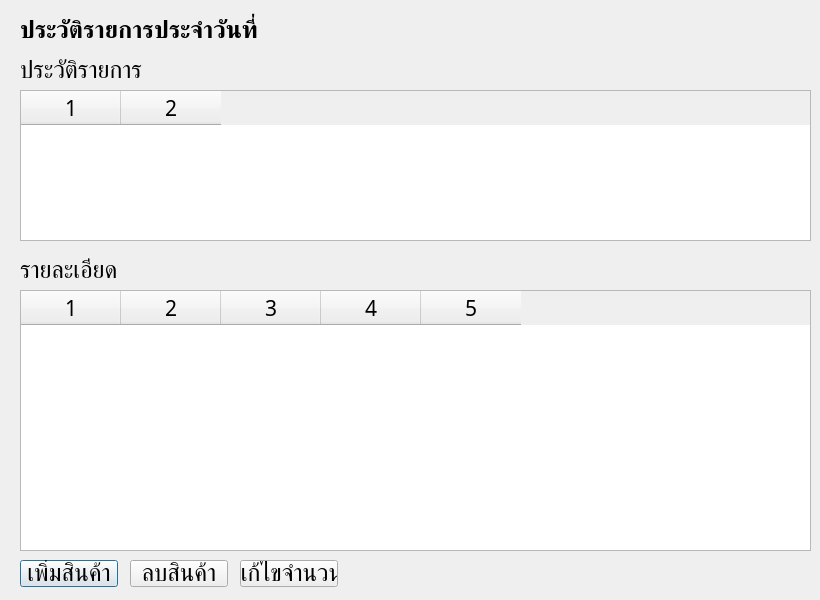
<?xml version="1.0" encoding="UTF-8"?>
<ui version="4.0">
 <class>Dialog</class>
 <widget class="QDialog" name="Dialog">
  <property name="geometry">
   <rect>
    <x>0</x>
    <y>0</y>
    <width>820</width>
    <height>600</height>
   </rect>
  </property>
  <property name="font">
   <font>
    <family>TH SarabunPSK</family>
    <pointsize>18</pointsize>
   </font>
  </property>
  <property name="windowTitle">
   <string>ประวัติการขาย</string>
  </property>
  <widget class="QLabel" name="label_date">
   <property name="geometry">
    <rect>
     <x>20</x>
     <y>10</y>
     <width>551</width>
     <height>41</height>
    </rect>
   </property>
   <property name="font">
    <font>
     <family>TH SarabunPSK</family>
     <pointsize>18</pointsize>
     <weight>75</weight>
     <bold>true</bold>
    </font>
   </property>
   <property name="text">
    <string>ประวัติรายการประจำวันที่</string>
   </property>
  </widget>
  <widget class="QLabel" name="label_text">
   <property name="geometry">
    <rect>
     <x>20</x>
     <y>50</y>
     <width>551</width>
     <height>41</height>
    </rect>
   </property>
   <property name="font">
    <font>
     <family>TH SarabunPSK</family>
     <pointsize>18</pointsize>
     <weight>50</weight>
     <bold>false</bold>
    </font>
   </property>
   <property name="text">
    <string>ประวัติรายการ</string>
   </property>
  </widget>
  <widget class="QTableWidget" name="table_sales">
   <property name="geometry">
    <rect>
     <x>20</x>
     <y>90</y>
     <width>791</width>
     <height>151</height>
    </rect>
   </property>
   <property name="font">
    <font>
     <family>TH SarabunPSK</family>
     <pointsize>16</pointsize>
    </font>
   </property>
   <property name="editTriggers">
    <set>QAbstractItemView::NoEditTriggers</set>
   </property>
   <property name="selectionMode">
    <enum>QAbstractItemView::SingleSelection</enum>
   </property>
   <property name="selectionBehavior">
    <enum>QAbstractItemView::SelectRows</enum>
   </property>
   <property name="sortingEnabled">
    <bool>true</bool>
   </property>
   <property name="columnCount">
    <number>2</number>
   </property>
   <column/>
   <column/>
  </widget>
  <widget class="QLabel" name="label_text_2">
   <property name="geometry">
    <rect>
     <x>20</x>
     <y>250</y>
     <width>551</width>
     <height>41</height>
    </rect>
   </property>
   <property name="font">
    <font>
     <family>TH SarabunPSK</family>
     <pointsize>18</pointsize>
     <weight>50</weight>
     <bold>false</bold>
    </font>
   </property>
   <property name="text">
    <string>รายละเอียด</string>
   </property>
  </widget>
  <widget class="QTableWidget" name="table_detail">
   <property name="geometry">
    <rect>
     <x>20</x>
     <y>290</y>
     <width>791</width>
     <height>261</height>
    </rect>
   </property>
   <property name="font">
    <font>
     <family>TH SarabunPSK</family>
     <pointsize>16</pointsize>
    </font>
   </property>
   <property name="locale">
    <locale language="Thai" country="Thailand"/>
   </property>
   <property name="editTriggers">
    <set>QAbstractItemView::NoEditTriggers</set>
   </property>
   <property name="dragDropOverwriteMode">
    <bool>false</bool>
   </property>
   <property name="selectionMode">
    <enum>QAbstractItemView::SingleSelection</enum>
   </property>
   <property name="selectionBehavior">
    <enum>QAbstractItemView::SelectRows</enum>
   </property>
   <property name="sortingEnabled">
    <bool>true</bool>
   </property>
   <property name="columnCount">
    <number>5</number>
   </property>
   <column/>
   <column/>
   <column/>
   <column/>
   <column/>
  </widget>
  <widget class="QPushButton" name="add_button">
   <property name="geometry">
    <rect>
     <x>20</x>
     <y>560</y>
     <width>98</width>
     <height>27</height>
    </rect>
   </property>
   <property name="font">
    <font>
     <family>TH SarabunPSK</family>
     <pointsize>18</pointsize>
    </font>
   </property>
   <property name="text">
    <string>เพิ่มสินค้า</string>
   </property>
  </widget>
  <widget class="QPushButton" name="remove_button">
   <property name="geometry">
    <rect>
     <x>130</x>
     <y>560</y>
     <width>98</width>
     <height>27</height>
    </rect>
   </property>
   <property name="font">
    <font>
     <family>TH SarabunPSK</family>
     <pointsize>18</pointsize>
    </font>
   </property>
   <property name="text">
    <string>ลบสินค้า</string>
   </property>
  </widget>
  <widget class="QPushButton" name="edit_button">
   <property name="geometry">
    <rect>
     <x>240</x>
     <y>560</y>
     <width>98</width>
     <height>27</height>
    </rect>
   </property>
   <property name="font">
    <font>
     <family>TH SarabunPSK</family>
     <pointsize>18</pointsize>
    </font>
   </property>
   <property name="text">
    <string>แก้ไขจำนวน</string>
   </property>
  </widget>
 </widget>
 <resources/>
 <connections/>
</ui>
